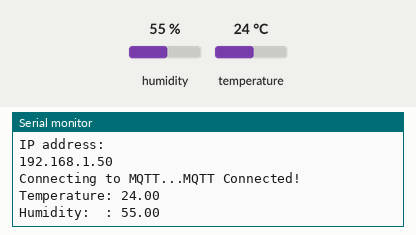
Recording of a sketch running on a simulated ESP32. Shown: the last lines printed to the serial monitor. The test bench sets the inputs (shaded band); at power-on: humidity 55 %, temperature 24 °C. WiFi joins after 1.5 s; servers stay silent unless stated; no MQTT or app messages arrive unless stated.

Above: at 2.7 s.
2.8 s: humidity set to 22 %
At 6.9 s:
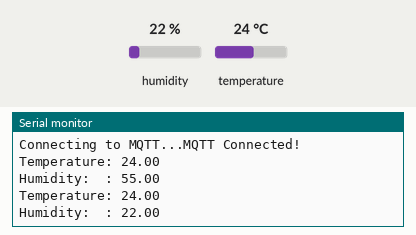
7.8 s: temperature set to 12 °C
At 10.8 s:
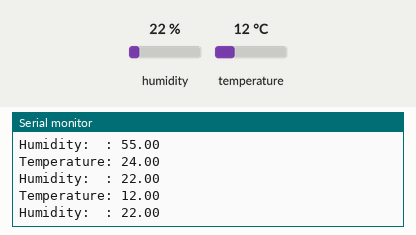
12.8 s: humidity set to 40 %
At 14.8 s:
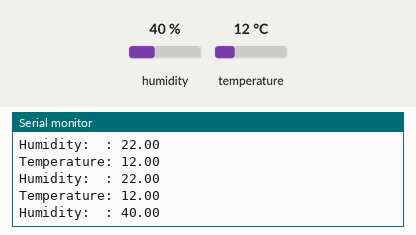
Timing chart, 0 to 16.3 s (numbered marks = the images above; inputs shaded):
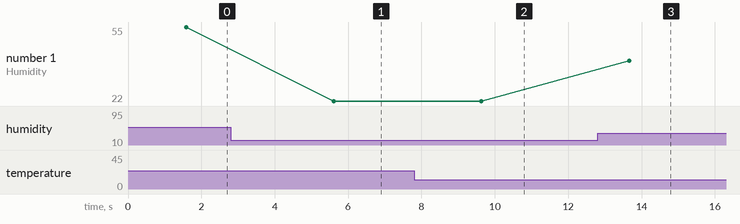

Measured:
- after the input at 2.8 s, the serial monitor: prints a new line after 2.8 s (image 1)
- after the input at 7.8 s, the serial monitor: prints a new line after 1.8 s (image 2)
- after the input at 12.8 s, the serial monitor: prints a new line after 0.86 s (image 3)
- plotted number 1: 55 → 22 after the input at 2.8 s, 22 → 40 after the input at 12.8 s

The sketch:

tubeseuy.ino
```cpp
#include "DHT.h"
#include <WiFi.h>
#include "Adafruit_MQTT.h"
#include "Adafruit_MQTT_Client.h"

// WifFi parameters
#define WLAN_SSID "ka"
#define WLAN_PASS "abcde12345"

// Adafruit IO
#define AIO_SERVER      "io.adafruit.com"
#define AIO_SERVERPORT  1883
#define AIO_USERNAME    "kumaradm"
#define AIO_KEY         "aio_eEfK095iFdFKJ2RXNgSlB4ctqkhd"

WiFiClient client;

// Setup the MQTT client class by passing the WiFi client and MQTT server and login details.
Adafruit_MQTT_Client mqtt(&client, AIO_SERVER, AIO_SERVERPORT, AIO_USERNAME, AIO_KEY);
Adafruit_MQTT_Publish temperature = Adafruit_MQTT_Publish(&mqtt, AIO_USERNAME "/feeds/Temperature");
Adafruit_MQTT_Publish humidity = Adafruit_MQTT_Publish(&mqtt, AIO_USERNAME "/feeds/Humidity");

#define DHTTYPE DHT11
#define DHTPIN 2
DHT dht(DHTPIN,DHTTYPE);

void MQTT_connect();

void setup() {
  Serial.begin(115200);
  Serial.println(F("Adafruit IO Example"));
  Serial.println(); Serial.println();
  delay(10);
  Serial.print("Connecting to ");
  Serial.println(WLAN_SSID);
  WiFi.begin(WLAN_SSID,WLAN_PASS);
  while (WiFi.status() != WL_CONNECTED){
    delay(500);
    Serial.print(".");
  }
  Serial.println();
  Serial.println("WiFi connected");
  Serial.println("IP address: ");
  Serial.println(WiFi.localIP());
  dht.begin();
}

uint32_t x=0;

void loop() {
  MQTT_connect();
  float h = dht.readHumidity();
  float t = dht.readTemperature();
  Serial.print("Temperature: ");
  Serial.println(t);
  Serial.print("Humidity:  : ");
  Serial.println(h);

  temperature.publish(t);
  humidity.publish(h);
  delay(4000);
}

void MQTT_connect(){
  int8_t ret;

  if(mqtt.connected()){
    return;
  }
  Serial.print("Connecting to MQTT...");
  uint8_t retries = 3;
  while((ret = mqtt.connect()) !=0 ){
    Serial.println(mqtt.connectErrorString(ret));
    Serial.println("Retrying MQTT connection in 5 seconds...");
    mqtt.disconnect();
    delay(5000);
    retries--;
    if(retries == 0){
      while(1);
    }
  }
  Serial.println("MQTT Connected!");
}
```
